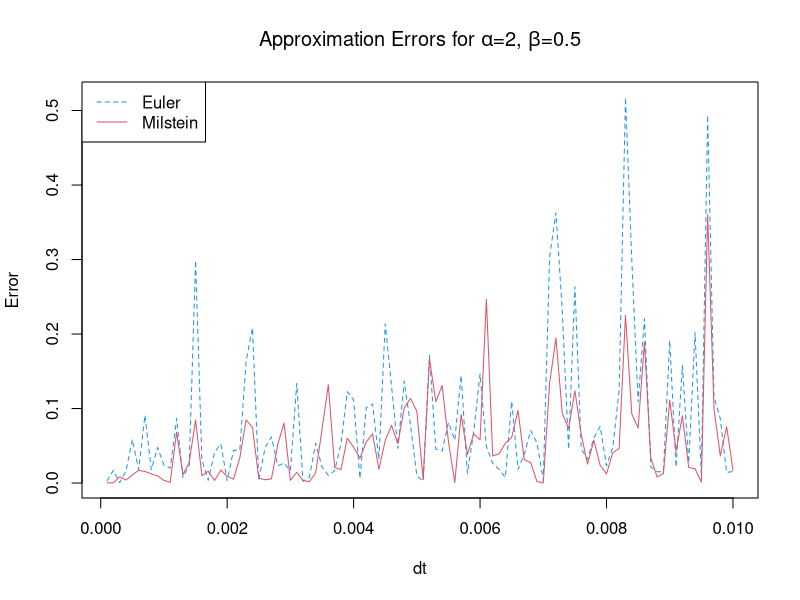

This figure's R source:
approximation<-read.csv("eulermaruyama_milstein.csv")
alfa<-2;
beta<-0.5;

euler_maruyama <-approximation$ErrorEuler[
                     (approximation$alpha==alfa) & (approximation$beta==beta)]
milstein      <- approximation$ErrorMilstein[
                     (approximation$alpha==alfa) & (approximation$beta==beta)]
time          <- approximation$dt[
                     (approximation$alpha==alfa) & (approximation$beta==beta)]

plot(time,euler_maruyama,'l',col=4,ylab="Error",xlab="dt",lty=2)
lines(time,milstein,'l',col=2,lty=1)

legend("topleft",c("Euler","Milstein"),col = c(4,2),lty = c(2, 1))
title(substitute(paste("Approximation Errors for ",
                       alpha,'=',a,', ',
                       beta,'=',b),list(a=alfa,b=beta)))

